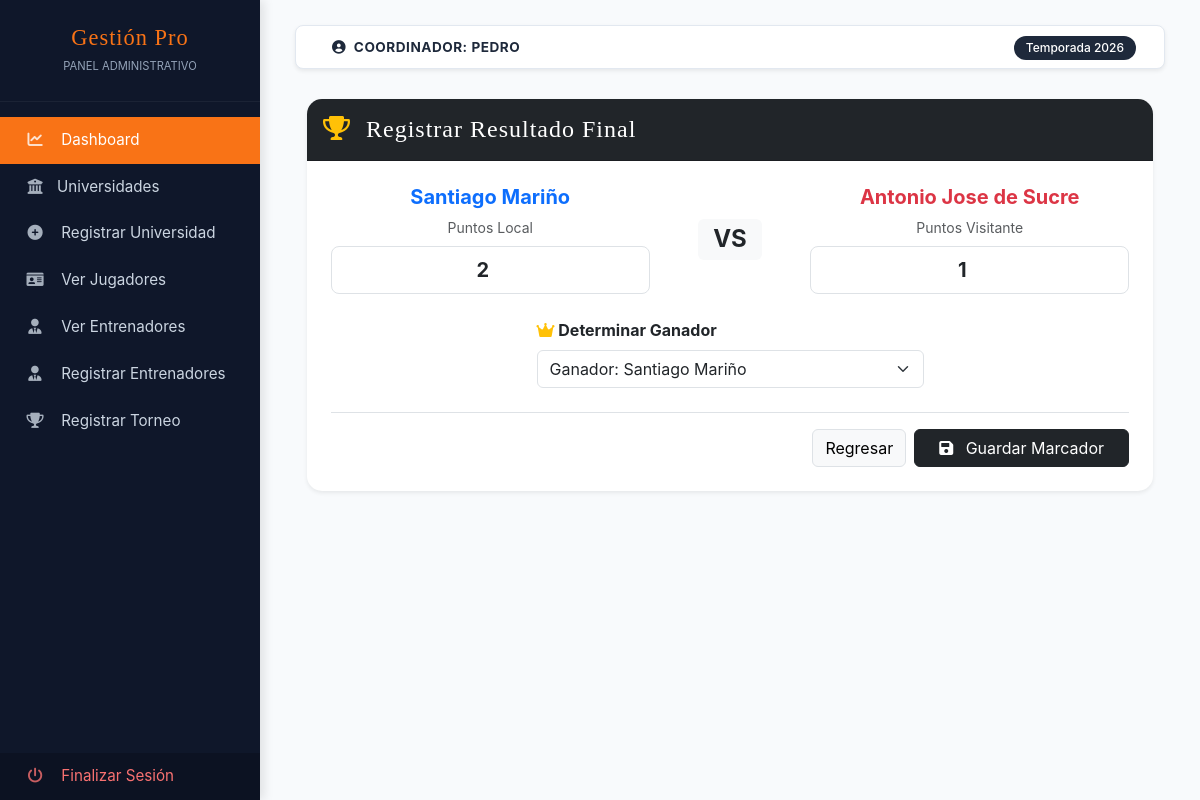
The page /client/coordinador/views/torneos/resultados.php?id=2 (signed in) on the database its author committed.
### tables this page shows
CREATE TABLE `usuarios` (
  `id_usuario` int(11) NOT NULL,
  `nombre_usuario` varchar(100) NOT NULL,
  `password_usuario` varchar(255) NOT NULL,
  `email_usuario` varchar(100) DEFAULT NULL,
  `id_universidad_fk` int(11) DEFAULT NULL,
  `id_rol_fk` int(11) DEFAULT NULL,
  `fecha_creacion` timestamp NOT NULL DEFAULT current_timestamp(),
  `fecha_actualizacion` timestamp NOT NULL DEFAULT current_timestamp() ON UPDATE current_timestamp(),
  `isActive` int(11) DEFAULT NULL
);

CREATE TABLE `juegos` (
  `id_juego` int(11) NOT NULL,
  `tipo_juego` varchar(50) DEFAULT NULL,
  `fecha_juego` datetime DEFAULT NULL,
  `fecha_creacion` timestamp NOT NULL DEFAULT current_timestamp(),
  `fecha_actualizacion` timestamp NOT NULL DEFAULT current_timestamp() ON UPDATE current_timestamp(),
  `id_academia_local` int(11) DEFAULT NULL,
  `lugar` varchar(100) DEFAULT NULL,
  `id_academia_visitante` int(11) DEFAULT NULL,
  `ganador` tinyint(2) DEFAULT NULL,
  `puntos_local` int(11) DEFAULT NULL,
  `puntos_visitante` int(11) DEFAULT NULL
);

CREATE TABLE `academias` (
  `id_universidad` int(11) NOT NULL,
  `nombre_universidad` varchar(100) NOT NULL,
  `ubicacion` varchar(255) DEFAULT NULL,
  `imagen` text DEFAULT NULL
);

### app/config.php (called while the page is built, shortened)
<?php
    $URL = "http://localhost/academy";
?>

### client/coordinador/layouts/verificacion.php (called while the page is built, shortened)
<?php
    require_once __DIR__ . '/../../../app/config.php';
    if (!isset($_SESSION['sesioncoordinador'])) {
        $_SESSION['mensaje'] = "Debes iniciar sesión para acceder";
        $_SESSION['icon_mensaje'] = "warning";
        header('Location: ' . $URL . '/login.php');
        exit();
    } else {
        $usuario_sesion = $_SESSION['sesioncoordinador'];
        $sql2 = "SELECT * FROM usuarios WHERE email_usuario = :email";
        $query = $pdo->prepare($sql2);
        $query->bindParam(':email', $usuario_sesion);
        $query->execute();
        $usuarioLogueado = $query->fetch(PDO::FETCH_ASSOC);
    }
?>

### client/coordinador/views/torneos/resultados.php (the view, shortened to what this page needs)
<?php include '../../layouts/verificacion.php'; ?>
<?php include '../../layouts/parte1.php'; ?>
<?php
$id = $_GET['id'] ?? null;
?>
<?php
$sql = "SELECT
            j.id_juego,
            j.fecha_juego,
            j.lugar,
            j.puntos_local,      -- Nombres de columna corregidos
            j.puntos_visitante,
            j.ganador,
            j.id_academia_local,
            j.id_academia_visitante,
            a1.nombre_universidad AS local,
            a2.nombre_universidad AS visitante
        FROM Juegos j
        INNER JOIN Academias a1 ON j.id_academia_local = a1.id_universidad
        INNER JOIN Academias a2 ON j.id_academia_visitante = a2.id_universidad
        WHERE j.id_juego = ?";
$query = $pdo->prepare($sql);
$query->execute([$id]);
$resultado = $query->fetch(PDO::FETCH_ASSOC);
?>
<div class="container mt-4">
    <div class="card shadow-sm border-0" style="border-radius: 15px;">
        <div class="card-header bg-dark text-white p-3" style="border-radius: 15px 15px 0 0;">
            <h4 class="mb-0 bebas"><i class="fas fa-trophy me-2 text-warning"></i> Registrar Resultado Final</h4>
        </div>
        <div class="card-body p-4">
            <form action="../../../../app/controllers/controllers_coordinador/torneos/marcador.php" method="POST">
                <div class="row align-items-center text-center mb-4">
                    <div class="col-md-5">
                        <h5 class="fw-bold text-primary"><?php echo $resultado['local']; ?></h5>
                        <label class="small text-muted d-block mb-2">Puntos Local</label>
                        <input type="number" name="puntos_local" class="form-control form-control-lg text-center fw-bold"
                               value="<?php echo $resultado['puntos_local'] ?? 0; ?>" required>
                    </div>
                    <div class="col-md-2">
                        <span class="badge bg-light text-dark fs-4">VS</span>
                    </div>
                    <div class="col-md-5">
                        <h5 class="fw-bold text-danger"><?php echo $resultado['visitante']; ?></h5>
                        <label class="small text-muted d-block mb-2">Puntos Visitante</label>
                        <input type="number" name="puntos_visitante" class="form-control form-control-lg text-center fw-bold"
                               value="<?php echo $resultado['puntos_visitante'] ?? 0; ?>" required>
                    </div>
                </div>
                <div class="row justify-content-center">
                    <div class="col-md-6 mb-4">
                        <label class="form-label fw-bold"><i class="fas fa-crown text-warning"></i> Determinar Ganador</label>
                        <select name="ganador" class="form-select" required>
                            <option value="<?php echo $resultado['id_academia_local']; ?>" <?php echo ($resultado['ganador'] == $resultado['id_academia_local']) ? 'selected' : ''; ?>>
                                Ganador: <?php echo $resultado['local']; ?>
                            </option>
                        </select>
                    </div>
                </div>
                <div class="d-flex justify-content-end gap-2 border-top pt-3">
                    <a href="index.php" class="btn btn-light border">Regresar</a>
                    <button type="submit" class="btn btn-dark px-4">
                        <i class="fas fa-save me-2"></i> Guardar Marcador
                    </button>
                </div>
            </form>
        </div>
    </div>
</div>
<?php include '../../layouts/parte2.php'; ?>

### client/coordinador/layouts/parte1.php (shortened to what this page needs)
<?php
    require_once __DIR__ . '/../../../app/config.php';
?>
<!DOCTYPE html>
<html lang="es">
<head>
    <link href="https://cdn.jsdelivr.net/npm/bootstrap@5.3.0/dist/css/bootstrap.min.css" rel="stylesheet">
    <link rel="stylesheet" href="https://cdnjs.cloudflare.com/ajax/libs/font-awesome/6.0.0/css/all.min.css">
</head>
<body>
<div class="wrapper">
    <nav id="sidebar">
        <div class="sidebar-header text-center">
            <h3 class="bebas mb-0">Gestión Pro</h3>
            <small style="color: var(--text-muted); text-transform: uppercase; font-size: 0.7rem;">Panel Administrativo</small>
        </div>
        <ul class="list-unstyled components">
            <li class="active">
                <a href="<?php echo $URL . '/client/coordinador/views/index.php'; ?>"><i class="fas fa-chart-line"></i> Dashboard</a>
            </li>
            <li>
                <a href="<?php echo $URL . '/client/coordinador/views/universidades/index.php'; ?>"><i class="fas fa-university"></i>Universidades</a>
            </li>
            <li>
                <a href="<?php echo $URL . '/client/coordinador/views/universidades/create.php'; ?>"><i class="fas fa-plus-circle"></i> Registrar Universidad</a>
            </li>
            <li>
                <a href="<?php echo $URL . '/client/coordinador/views/jugadores/index.php'; ?>"><i class="fas fa-id-card"></i> Ver Jugadores</a>
            </li>
                <li>
                    <a href="<?php echo $URL . '/client/coordinador/views/entrenadores/index.php'; ?>"><i class="fas fa-user-tie"></i> Ver Entrenadores</a>
            </li>
            <li>
                <a href="<?php echo $URL . '/client/coordinador/views/entrenadores/create.php'; ?>"><i class="fas fa-user-tie"></i> Registrar Entrenadores</a>
            </li>
            <li>
                <a href="<?php echo $URL . '/client/coordinador/views/torneos/index.php'; ?>"><i class="fas fa-trophy"></i> Registrar Torneo</a>
            </li>
        </ul>
        <div class="logout-section">
            <ul class="list-unstyled mb-0">
                <li>
                    <a href="<?php echo $URL; ?>/app/controllers/controllers_entrenador/logout.php" class="logout-link">
                        <i class="fas fa-power-off"></i> Finalizar Sesión
                    </a>
                </li>
            </ul>
        </div>
    </nav>
    <div id="content">
        <nav class="navbar navbar-expand-lg navbar-admin px-3 py-2 shadow-sm">
            <div class="container-fluid">
                <span class="ms-2 fw-bold text-uppercase">
                   <i class="fas fa-user-circle me-1"></i> COORDINADOR: <?php echo $usuarioLogueado['nombre_usuario']; ?>
                </span>
                <div class="ms-auto">
                    <span class="badge badge-season rounded-pill">Temporada 2026</span>
                </div>
            </div>
        </nav>

### client/coordinador/layouts/parte1.php (style rules this page uses)
:root { --admin-dark: #1e293b; --admin-sidebar: #0f172a; --admin-accent: #f97316; --admin-bg: #f8fafc; --text-muted: #94a3b8; --border-color: #e2e8f0; }
body { font-family: 'Inter', 'Poppins', sans-serif; background-color: var(--admin-bg); color: #334155; }
.bebas { font-family: 'Bebas Neue', cursive; letter-spacing: 1px; }
.wrapper { display: flex; width: 100%; align-items: stretch; }
#sidebar { min-width: 260px; max-width: 260px; background: var(--admin-sidebar); color: #fff; transition: all 0.3s; min-height: 100vh; display: flex; flex-direction: column; box-shadow: 4px 0 10px rgba(0,0,0,0.1); }
#sidebar .sidebar-header { padding: 25px 20px; background: var(--admin-sidebar); border-bottom: 1px solid rgba(255,255,255,0.05); }
#sidebar .sidebar-header h3 { font-size: 1.4rem; color: var(--admin-accent); }
#sidebar ul.components { padding: 15px 0; }
#sidebar ul li a { padding: 12px 25px; display: block; color: #cbd5e1; text-decoration: none; transition: all 0.2s; font-weight: 400; font-size: 0.95rem; }
#sidebar ul li.active > a { background: var(--admin-accent); color: white; }
#sidebar ul li a i { margin-right: 12px; width: 20px; text-align: center; opacity: 0.8; }
#content { width: 100%; padding: 25px 35px; }
.navbar-admin { background: white; border: 1px solid var(--border-color); border-radius: 8px !important; margin-bottom: 30px; }
.navbar-admin .fw-bold { color: var(--admin-dark); font-size: 0.85rem; letter-spacing: 0.5px; }
.logout-section { margin-top: auto; background: rgba(0,0,0,0.2); }
.logout-link { color: #f87171 !important; }
.badge-season { background-color: var(--admin-dark); padding: 6px 12px; font-weight: 500; }

### rows shown on the page
usuarios: nombre_usuario "PEDRO"
juegos: id_academia_local.nombre_universidad "Santiago Mariño", puntos_local "2", id_academia_visitante.nombre_universidad "Antonio Jose de Sucre", puntos_visitante "1", ganador "Ganador: Santiago Mariño"
